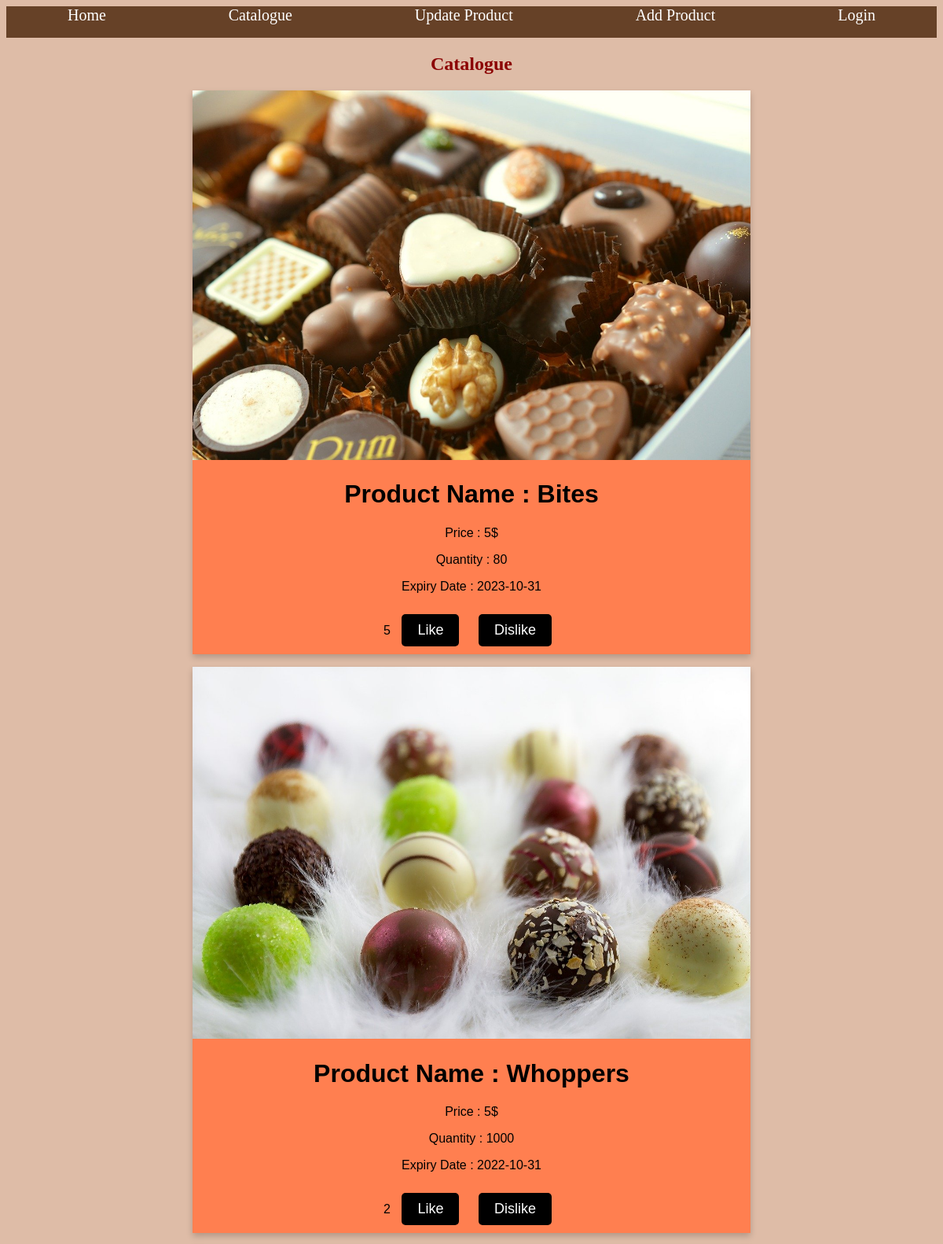
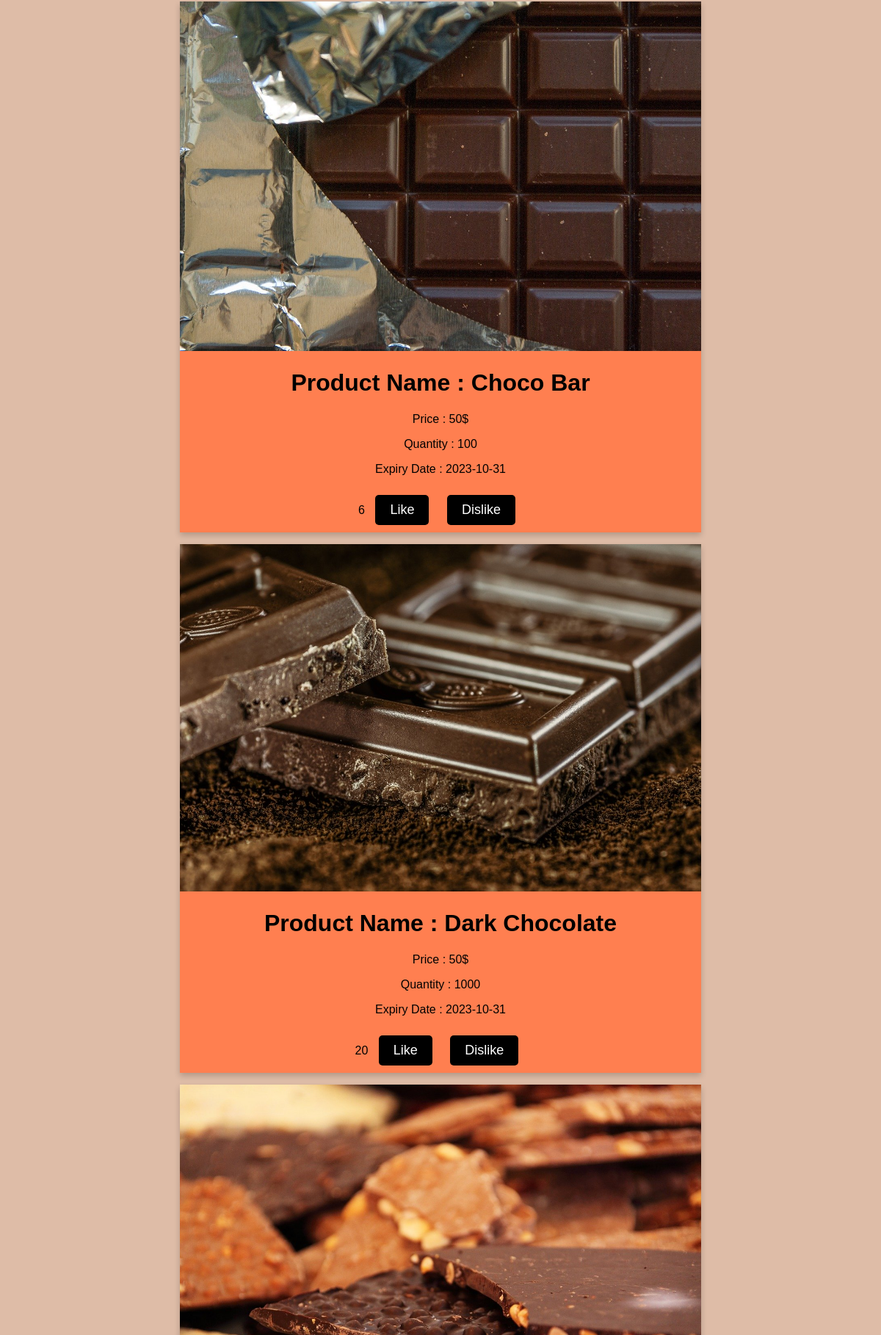
The page /catalogue.php (upper part) on the database its author committed (2 pictures, top to bottom).
### tables this page shows
CREATE TABLE IF NOT EXISTS `products` (
  `product_id` int(11) NOT NULL AUTO_INCREMENT,
  `product_name` varchar(255) NOT NULL,
  `quantity` int(25) DEFAULT NULL,
  `price` int(20) NOT NULL,
  `expiry_date` varchar(255) NOT NULL,
  `imagename` varchar(255) DEFAULT NULL,
  `likes` int(20) DEFAULT NULL,
  PRIMARY KEY (`product_id`)
);

### database/products.php (called while the page is built, shortened)
<?php
    require_once('conn.php');
    function get_products(){
        global $mysqli;
        $query_string = 'SELECT * FROM products';
        $res = $mysqli-> query($query_string);
        $result = array();
        if($res && ($res-> num_rows > 0)){
            while($row=$res->fetch_assoc()){
                $result[] = $row;
            }
        }
        return $result;
    }

### catalogue.php (the view, shortened to what this page needs)
<?php
require_once('views/page_top.php');
require_once('database/products.php');
$productsList = get_products();
?>
<main>
<h2 style="text-align:center">Catalogue</h2>
<div class="productdiv">
<form class="formulaire_employe" method="POST">
    <?php for($i=0;$i<count($productsList);$i++){?>
    <div class="card">
        <img src="images/<?= $productsList[$i]['imagename'] ?>" alt="chocolate img" style="width:100%">
        <h1 class="name">Product Name : <?= $productsList[$i]['product_name']?></h1>
        <p class="price">Price : <?= $productsList[$i]['price']?>$</p>
        <p class="quantity">Quantity : <?= $productsList[$i]['quantity']?></p>
        <p class="expiry_date">Expiry Date : <?= $productsList[$i]['expiry_date'] ?></p>
        <p><label for="likes"><?= $productsList[$i]['likes'] ?></label>
        <button type="submit" name="like">Like </button>
        <button type="submit" name="dislike">Dislike</button></p>
    </div>
    <?php
    }
    ?>
  </form>
</div><br>
</main>
<?php
require_once('views/page_bottom.php');
?>

### views/page_top.php (shortened to what this page needs)
<?php
$LoginOutName='Login';
$pages = array('Home'=>'index.php','Catalogue'=>'catalogue.php','Update Product'=>'booking.php','Add Product'=>'addproduct.php',$LoginOutName=>'login.php')
?>
<!DOCTYPE html>
<html lang="en">
<head>
    <link rel="stylesheet" href="views/productsListStyle.css">
</head>
<body>
<header>
    <nav>
        <?php
            foreach ($pages as $page => $link): ?>
            <nav id="headerfile">
                <a href="<?= $link?>"><?= $page?> </a>
            </nav>
            <?php endforeach; ?>
    </nav>
</header>

### views/page_bottom.php (shortened to what this page needs)
</body>
</html>

### views/productsListStyle.css (style rules this page uses)
.card { box-shadow: 0 4px 8px 0 rgba(0, 0, 0, 0.2); max-width: 60%; background-color: coral; margin: auto; text-align: center; font-family: arial; }
.card button { border: none; outline: 0; padding: 10px 20px; margin: 10px; border-radius: 5px; color: white; background-color: black; text-align: center; cursor: pointer; font-size: 18px; }
nav { display: flex; height: 40px; justify-content: space-around; background-color: #664127; }
h2 { text-align: center; color: darkred; }
#headerfile { font-size: 20px; }
#headerfile> a { text-decoration: none; color: white; }
body { background-color: #debca7; }

### rows shown on the page
products: imagename (picture), product_name "Bites", price "5", quantity "80", expiry_date "2023-10-31", likes "5"
products: imagename (picture), product_name "Whoppers", price "5", quantity "1000", expiry_date "2022-10-31", likes "2"
products: imagename (picture), product_name "Choco Bar", price "50", quantity "100", expiry_date "2023-10-31", likes "6"
products: imagename (picture), product_name "Dark Chocolate", price "50", quantity "1000", expiry_date "2023-10-31", likes "20"
products: imagename (picture)

### other values the page prints
$page "Home"
$page "Catalogue"
$page "Update Product"
$page "Add Product"
$page "Login"
